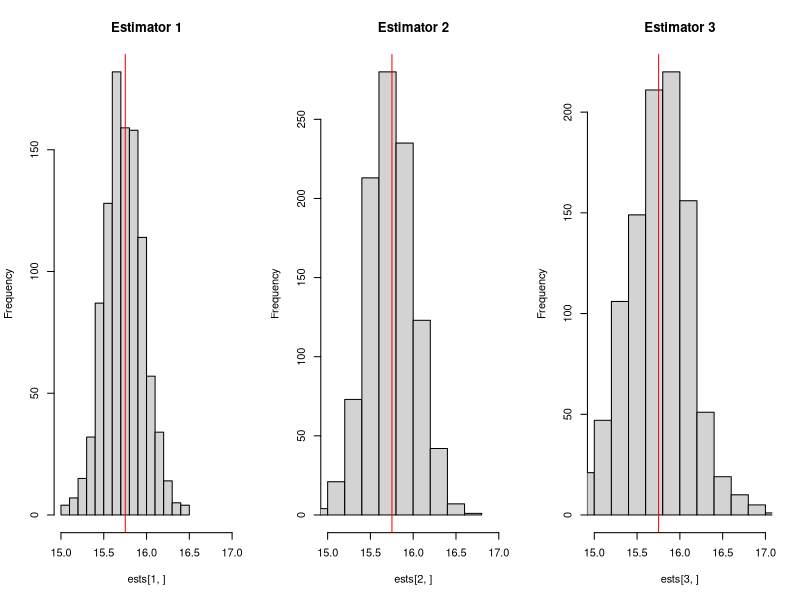
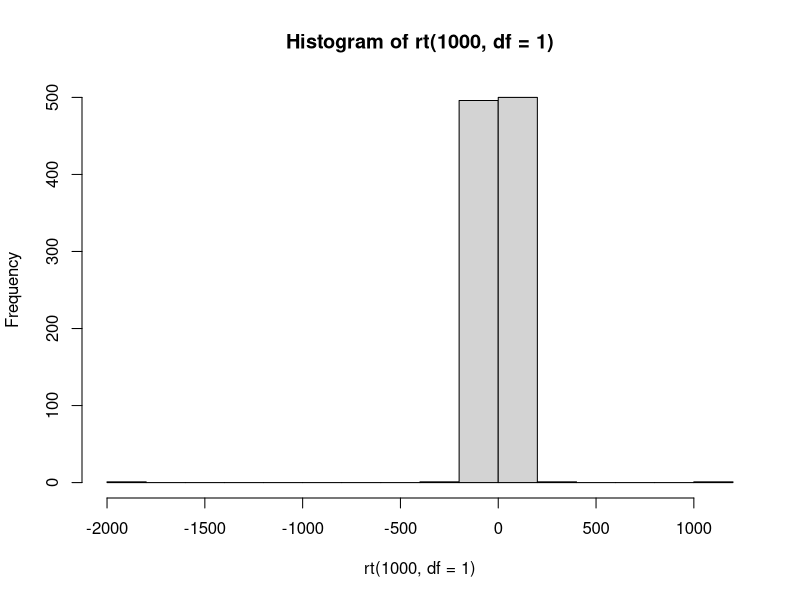
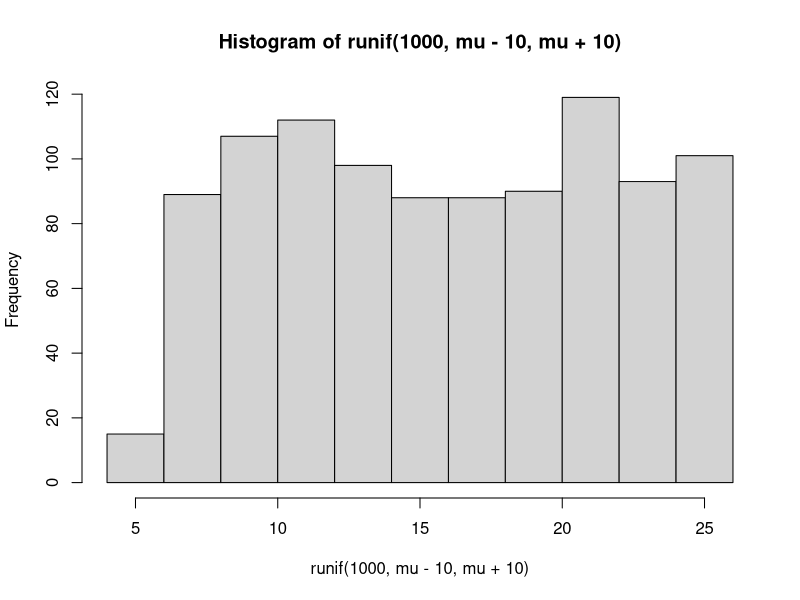
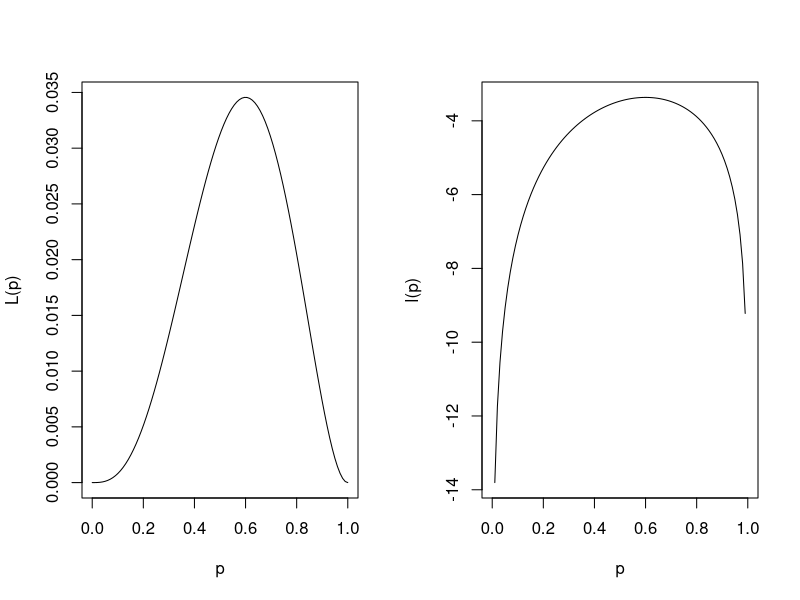
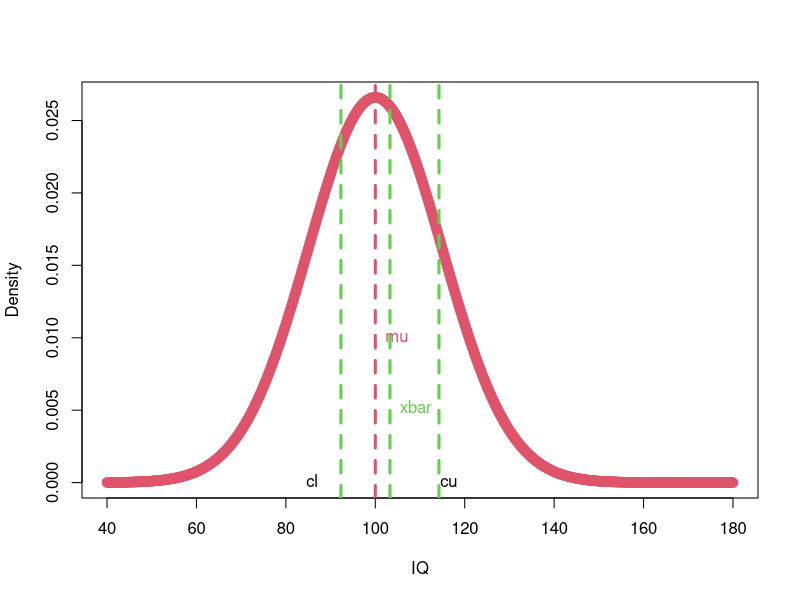
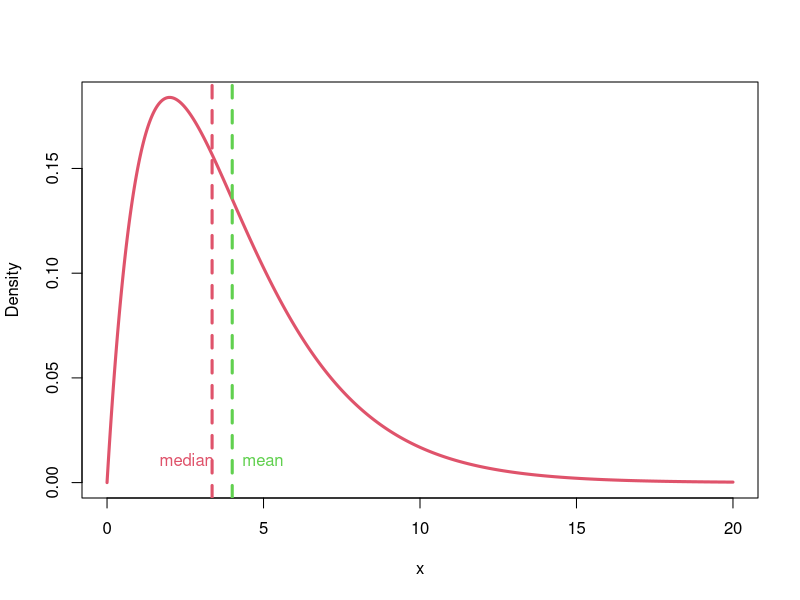

Here is the R script that generated these plots, in order:
set.seed(123)   # could vary the seed to prevent cheating
mu <- runif(1, min = 10, max = 30)  # Nature hides mu
n <- 20                             # sample size
x <- rnorm(n, mean = mu, sd = 1)    # clues are in the sample
summary(x)

## point estimates
estimates <- c(mu1 = mean(x), mu2 = median(x), mu3 = mean(range(x)))

## squared error
err <- (estimates - mu)^2
err

x <- rnorm(n, mean = mu, sd = 1)
estimates <- c(mu1 = mean(x), mu2 = median(x), mu3 = mean(range(x)))
err <- (estimates - mu)^2
err

## function to play the game
onegame <- function(n, mu) {
    x <- rnorm(n, mean = mu, sd = 1)              # generate data
    est <-  c(mu1 = mean(x), mu2 = median(x), mu3 = mean(range(x)))
    return(est)                                   # return squared error
}

nrep <- 1000                                  # number of replicates
n <- 20                                       # sample size
ests <- replicate(nrep, onegame(n, mu))       # run the race
par(mfrow=c(1,3))
hist(ests[1,], main="Estimator 1", xlim=c(15, 17))
abline(v=mu, col="red")
hist(ests[2,], main="Estimator 2", xlim=c(15, 17))
abline(v=mu, col="red")
hist(ests[3,], main="Estimator 3", xlim=c(15, 17))
abline(v=mu, col="red")

## function to calculate squared error
do1rep <- function(n, mu) {
    x <- rnorm(n, mean = mu, sd = 1)              # generate data
    est <-  c(mu1 = mean(x), mu2 = median(x), mu3 = mean(range(x)))
    return((est - mu)^2)                          # return squared error
}

do1rep(50, mu)

nrep <- 1000                                  # number of replicates
n <- 20                                       # sample size
sim <- replicate(nrep, do1rep(n, mu))         # run the race
rowMeans(sim)                                 # summarize the means

# Cauchy population
par(mfrow=c(1,1))
hist(rt(1000, df = 1))

do1rep <- function(n, mu, datagen) {
    x <- datagen(n, mu)                           # generate data
    est <-  c(mu1 = mean(x), mu2 = median(x), mu3 = mean(range(x)))
    return((est - mu)^2)                          # return squared error
}

do1rep(50, mu, function(n, mu) mu + rt(n, df = 1))


nrep <- 1000                                   # number of replicates
n <- 20                                        # sample size
sim.t <- replicate(nrep,
                   do1rep(n, mu, function(n, mu) mu + rt(n, df = 1)))
rowMeans(sim.t)                                # summarize the means

# Uniform
hist(runif(1000, mu - 10, mu + 10))

sim.u <- replicate(nrep,
                   do1rep(n, mu,
                          function(n, mu) runif(n, mu - 10, mu + 10)))
rowMeans(sim.u)

# Maximum likelihood estimation
par(mfrow=c(1,2))
# plot the likelihood
L <- function(p) {
    p^3 * (1 - p)^2
}
p <- seq(0, 1, length = 100)
plot(p, L(p), type = "l")
optimize(L, c(0, 1), maximum = TRUE)

# plot the log likelihood
l <- function(p) {
    3 * log(p) + 2 * log(1 - p)
}
p <- seq(0, 1, length = 100)
plot(p, l(p), type = "l")
optimize(L, c(0, 1), maximum = TRUE)

# illustrate the CI
pdf("ciIQ.pdf", width=8, height=5)
set.seed(2024)
n = 10
mu = 100
sigma = 20
samp <- rnorm (n, mu, sigma)
xbar <- mean (samp)
std <- sd (samp)
xs <- seq(40, 180, length =1000)
plot(xs, dnorm(xs, 100, 15), col=2, lwd=3, xlab="IQ", ylab="Density")
abline(v=mu, col=2, lwd=3, lty=2)
text(mu, 0.01, "mu", col=2, pos=4)
abline(v=xbar, col=3, lwd=3, lty=2)
text(xbar, 0.0051, "xbar", col=3, pos=4)
za = qnorm(0.975)
cl = xbar - za * std / sqrt(n)
cu = xbar + za * std / sqrt(n)
abline(v=cl, col=3, lwd=3, lty=2)
text(cl-10, 0, "cl", pos=4)
abline(v=cu, col=3, lwd=3, lty=2)
text(cl+20, 0, "cu", pos=4)
dev.off()

### illustrate the mean vs median
pdf("gammaMedian.pdf", width=8, height=5)
xs <- seq(0, 20, length =1000)
ys <- dgamma(xs, shape = 2, scale = 2)
plot(xs, ys, type = "l", col=2, lwd=3, xlab="x", ylab="Density")
target <- qgamma(0.5, shape = 2, scale = 2)
abline(v=target, col=2, lwd=3, lty=2)
text(target-2, 0.01, "median", col=2, pos=4)
abline(v=4, col=3, lwd=3, lty=2)
text(4, 0.01, "mean", col=3, pos=4)
dev.off()

### illustrate the bootstrap CI
target <- qgamma(0.5, shape = 2, scale = 2)
set.seed(2021)
n <- 50
x <- rgamma(n, shape = 2, scale = 2)
med <- median(x)

B = 1000
Bs = c()
for (i in 1:B) {
    xboot = sample(x, n, replace = TRUE)
    medboot = median(xboot)
    Bs[i] = medboot
}

medCI <- quantile(Bs, c(.025, .975))
medCI
